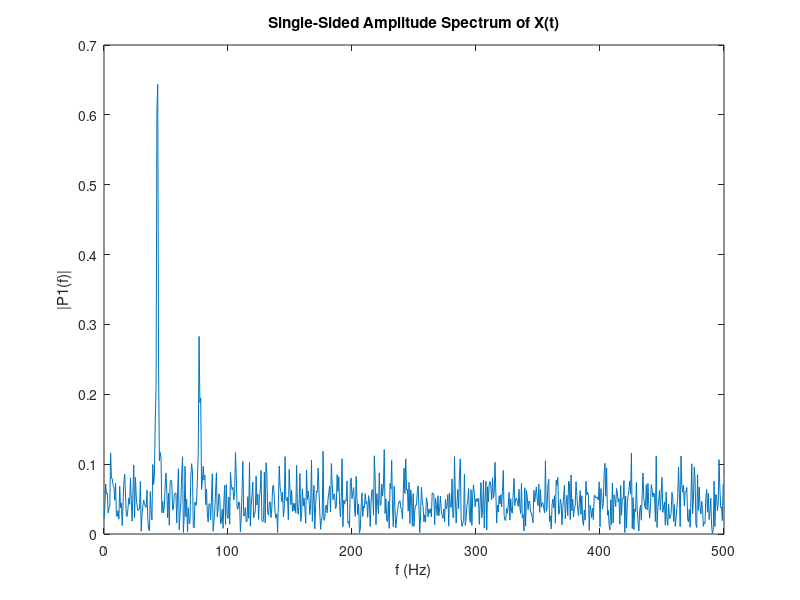

MATLAB code for this plot:
% sampling rate
duration = 1.5
fs = 1e3
dt = 1/fs
t = 0:dt:duration

% generate signals
A1 = 0.7
f1 = 77
signal1 = A1*cos(2*pi*f1*t)
A2 = 2
f2 = 43
signal2 = A2*cos(2*pi*f2*t)

% add noise
noise = 2*randn(size(t))

signal = signal1 + signal2 + noise

% plot noisy signal
plot(t, signal)
title('Signal Corrupted with Zero-Mean Random Noise')
xlabel('t (s)')
ylabel('X(t)')

% compute fourier transform
N = duration/dt
signal_fft = fft(signal,N);
signal_fft = abs(signal_fft/N); % normalize using the number of samples

% remove negative freq components (mirror/alias)
signal_fft = signal_fft(1:N / 2)


% plot f
df = fs/double(N)
freq_x = 0:df:fs/2 - df
plot(freq_x,signal_fft) 
title('Single-Sided Amplitude Spectrum of X(t)')
xlabel('f (Hz)')
ylabel('|P1(f)|')